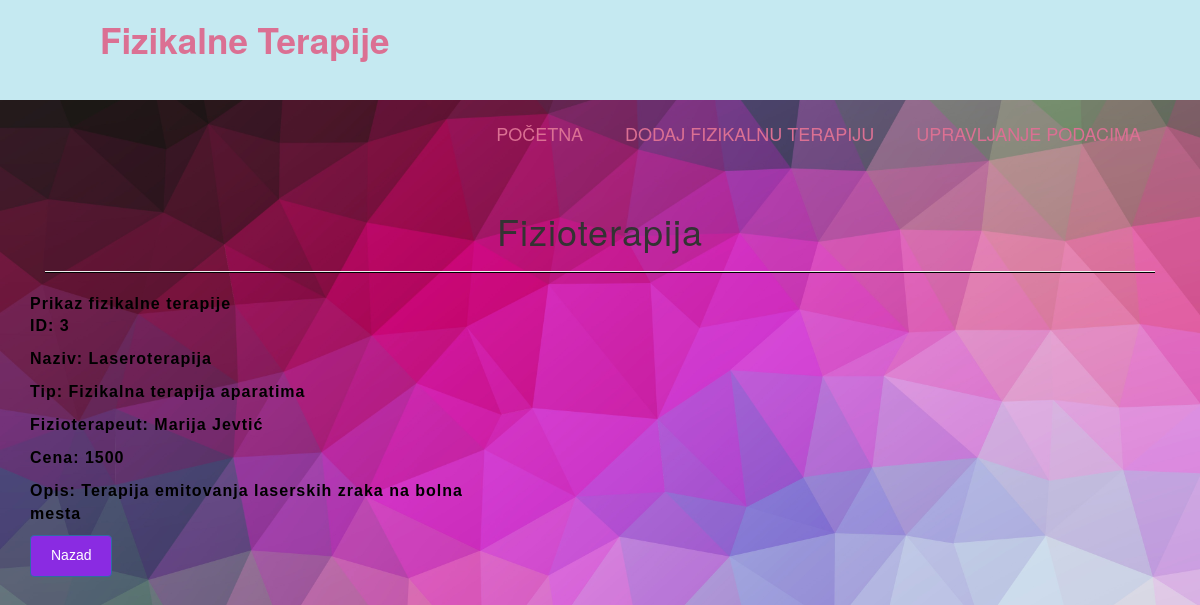
The app's page /prikaz.php?id=3 with its own data.
### tables this page shows
CREATE TABLE `fizikalne_terapije` (
  `fizioterapijeID` int(11) NOT NULL,
  `nazivFizioTerapije` varchar(255) NOT NULL,
  `tipID` int(11) NOT NULL,
  `fizioterapeutID` int(11) NOT NULL,
  `cena` double NOT NULL,
  `opis` varchar(255) DEFAULT NULL
);

CREATE TABLE `tip` (
  `tipID` int(11) NOT NULL,
  `nazivTipa` varchar(255) NOT NULL
);

CREATE TABLE `fizioterapeut` (
  `fizioterapeutID` int(11) NOT NULL,
  `imePrezime` varchar(255) NOT NULL
);

### konekcija1.php (called while the page is built, shortened)
<?php class Model {
   private $server="127.0.0.1";
   private $username="root";
   private $password="";
   private $dp="fizikalne_terapije";
   private $conn;
   public function __construct(){
    try{
    $this->conn = new mysqli($this->server,$this->username,
    $this->password,$this->dp);
    } catch(Exception $e){
    echo "Nije povezano" .$e->getMessage();
    }
}
	public  function prikazID($id)
    {
		$data=null;
        $query = "SELECT * FROM fizikalne_terapije ft join tip t on ft.tipID=t.tipID join fizioterapeut f on ft.fizioterapeutID=f.fizioterapeutID WHERE fizioterapijeID='$id'";
        if($sql=$this->conn->query($query)){
		    while($row=$sql->fetch_assoc()){
				$data=$row;
		}
	}
	return $data;
  }
}
?>

### prikaz.php (the view, shortened to what this page needs)
<!doctype html>
<html lang="en">
  <head>
  <?php include 'header.php' ?>
    <link rel="stylesheet" href="css/style.css">
    <link rel="stylesheet" href="css/lightbox.css">
    <link rel="stylesheet" href="css/bootstrap.css">
  </head>
  <body style="background-image: url('images/pozadina.jpg'); background-size:cover">
  <div class="container">
      <div class="title">
          <div class="col-md-12 mt-5">
            <h1 class="text-center">Fizioterapija</h1>
            <hr style="height: 1px;color: black;background-color: black;">
          </div>
      </div>
        <div class="row">
        <div class="col-md-5 mx-auto">
        <?php
          include 'konekcija1.php';
          $model=new Model();
          $id=$_REQUEST['id'];
          $row=$model->prikazID($id);
           if(!empty($row)){
        ?>
          <div class="card">
            <div class="card-header">
              Prikaz fizikalne terapije
            </div>
            <div class="card-body">
              <p>ID: <?php echo $row['fizioterapijeID']; ?></p>
              <p>Naziv: <?php echo $row['nazivFizioTerapije'];?></p>
              <p>Tip: <?php echo $row['nazivTipa']; ?></p>
              <p>Fizioterapeut: <?php echo $row['imePrezime']; ?></p>
              <p>Cena: <?php echo $row['cena']; ?></p>
              <p>Opis: <?php echo $row['opis']; ?></p>
            </div>
          </div>
          <?php
           }else{
             echo "Nema podataka";
           }
           ?>
          <a class="nav-link" href="index.php">
            <button type="submit"   name="nazad" class="btn btn-primary">Nazad</button>
          </a>
        </div>
      </div>
    </div>
  </body>
  </html>

### css/style.css (style rules this page uses)
* { margin:0px; padding: 0px; box-sizing: border-box; text-decoration: none; list-style: none; }
a { text-decoration: none; outline: none; }
h1 { font-size: 30px; font-weight: 600; text-align: center; color:black; letter-spacing: 1px; text-transform: none; }
.row { font-family: Arial, Helvetica, sans-serif; font-size: 16px; color: black ; font-weight: 600; letter-spacing: 1px; }
.container button { background-color: blueviolet; }
body { font-family: montserrat; }

### records on screen
fizikalne_terapije: fizioterapijeID "3", nazivFizioTerapije "Laseroterapija", tipID.nazivTipa "Fizikalna terapija aparatima", fizioterapeutID.imePrezime "Marija Jevtić", cena "1500", opis "Terapija emitovanja laserskih zraka na bolna mesta"
